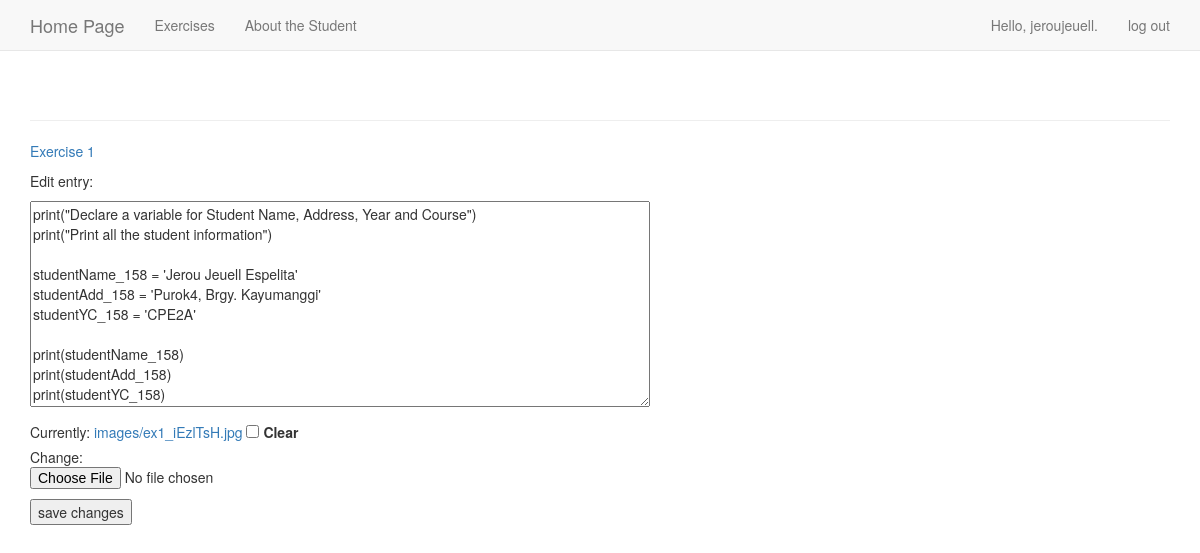
The app's page /edit_entry/8/ (signed in) with its own data.
### learning_logs/models.py (models this page shows, shortened)
class Topic(models.Model):
    text = models.CharField(max_length=200)
    date_added = models.DateTimeField(auto_now_add=True)
    owner = models.ForeignKey(User, on_delete=models.CASCADE, )
    def __str__(self):
        return self.text

class Entry(models.Model):
    topic = models.ForeignKey('Topic', on_delete=models.CASCADE)
    text = models.TextField()
    photo_add = models.ImageField(null=True, blank= True, upload_to ="images/")
    date_added = models.DateTimeField(auto_now_add=True)
    class Meta:
        verbose_name_plural = 'entries'

### learning_logs/views.py (the view)
# urls.py: url(r'^edit_entry/(?P<entry_id>\d+)/$', views.edit_entry,
@login_required
def edit_entry(request, entry_id):
    entry = Entry.objects.get(id=entry_id)
    topic = entry.topic
    if topic.owner != request.user:
        raise Http404
    if request.method != 'POST':
        form = EntryForm(instance=entry)
    else:
        form = EntryForm(instance=entry, data=request.POST)
        if form.is_valid():
            form.save()
            return HttpResponseRedirect(reverse('learning_logs:topic',args=[topic.id]))
    context = {'entry': entry, 'topic': topic, 'form': form}
    return render(request, 'learning_logs/edit_entry.html', context)

### learning_logs/forms.py
class EntryForm(forms.ModelForm):
    class Meta:
        model = Entry
        fields = ['text', 'photo_add']
        labels = {'text': '', 'photo_add':'',}
        widgets = {'text': forms.Textarea(attrs={'cols': 80})}

### learning_logs/templates/learning_logs/edit_entry.html (shortened to what this page needs)
{% extends "learning_logs/base.html" %}
{% block content %}
    <p><a href="{% url 'learning_logs:topic' topic.id %}">{{ topic }}</a></p>
    <p>Edit entry:</p>
    <form action="{% url 'learning_logs:edit_entry' entry.id %}" method='post' enctype="multipart/form-data">
        {{ form.as_p }}
        <button name="submit">save changes</button>
    </form>
{% endblock content %}

### learning_logs/templates/learning_logs/base.html (shortened to what this page needs)
{% load bootstrap3 %}
<!DOCTYPE html>
<html lang="en">
    <head>
        {% bootstrap_css %}
    </head>
    <body>
    <nav class="navbar navbar-default navbar-static-top">
        <div class="container">
        <div class="navbar-header">
        <a class="navbar-brand" href="{% url 'learning_logs:index' %}">Home Page</a>
        </div>
        <div id="navbar" class="navbar-collapse collapse">
            <ul class="nav navbar-nav">
                <li><a href="{% url 'learning_logs:topics' %}">Exercises</a></li>
            </ul>
        <div id="navbar" class="navbar-collapse collapse">
            <ul class="nav navbar-nav">
            <li><a href="{% url 'learning_logs:about' %}">About the Student</a></li>
            </ul>
            <ul class="nav navbar-nav navbar-right">
                {% if user.is_authenticated %}
                    <li><a>Hello, {{ user.username }}.</a></li>
                    <li><a href="{% url 'users:logout' %}">log out</a></li>
                {% else %}
                    <li><a href="{% url 'users:register' %}">register</a></li>
                    <li><a href="{% url 'users:login' %}">log in</a></li>
                {% endif %}
            </ul>
        </div>
        </div>
        </nav>
        <div class="container">
            <div class="page-header">
            </div>
            <div>
            {% block content %}{% endblock content %}
            </div>
        </div>
    </body>
</html>

### learning_logs/templates/learning_logs/base.html (style rules this page uses)
body { height: 100vh; background-image: url(https://mcdn.wallpapersafari.com/medium/82/84/zkM4FJ.png); background-size: cover; background-repeat: no-repeat; background-attachment: fixed; width: 100%; }

### records on screen
Topic: text "Exercise 1"
Entry: text "print(\"Declare a variable for Student Name, Address, Year and Course\") print(\"Print all the student information\") studentName_158 = 'Jerou Jeuell Espelita' studentAdd_158 = 'Purok4, Brgy. Kayumanggi' studentYC_158 = 'CPE2A' print(studentName_158) print(studentAdd_158) print(studentYC_158)"

### other values on screen
{{ user.username }} "jeroujeuell"
